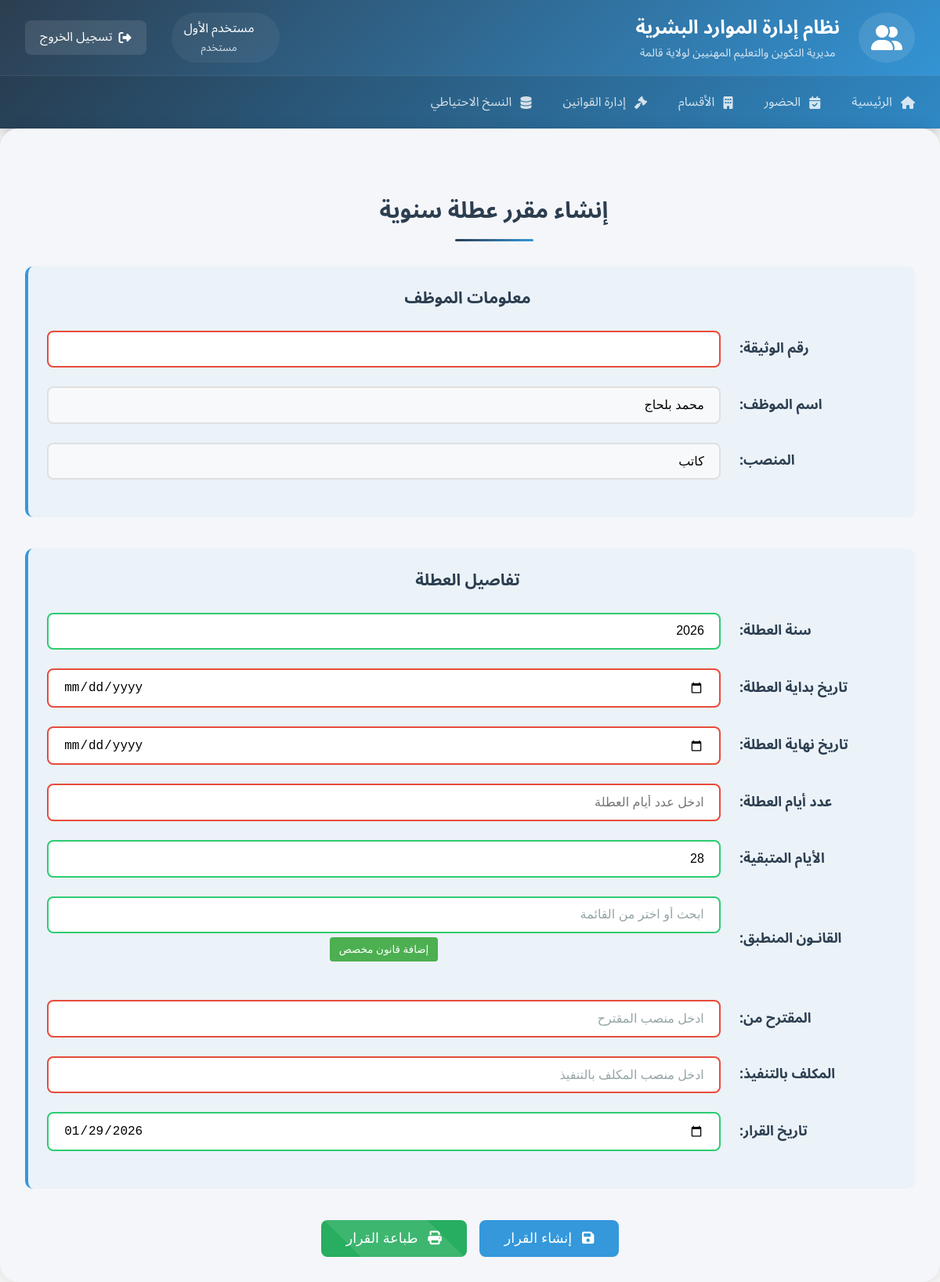
Page /vacances_annuelles.php?id=1 (signed in) on the committed database.
### tables this page shows
CREATE TABLE `employees` (
  `employee_id` int(11) NOT NULL,
  `firstname_ar` varchar(100) NOT NULL,
  `lastname_ar` varchar(100) NOT NULL,
  `firstname_en` varchar(100) NOT NULL,
  `lastname_en` varchar(100) NOT NULL,
  `father_lastname` varchar(100) DEFAULT NULL,
  `mother_firstname` varchar(100) DEFAULT NULL,
  `mother_lastname` varchar(100) DEFAULT NULL,
  `birth_date` date NOT NULL,
  `birth_place` varchar(100) NOT NULL,
  `gender` enum('male','female') NOT NULL COMMENT 'النوع',
  `bloodtype` varchar(20) NOT NULL,
  `marital_status` enum('single','married','divorced','widowed') DEFAULT NULL COMMENT 'الحالة العائلية',
  `national_id` varchar(20) NOT NULL COMMENT 'الرقم الوطني',
  `ssn` int(20) NOT NULL,
  `email` varchar(100) DEFAULT NULL,
  `phone` varchar(20) NOT NULL,
  `address` text DEFAULT NULL COMMENT 'العنوان',
  `position` varchar(50) NOT NULL COMMENT 'المنصب',
  `department_id` int(10) DEFAULT NULL,
  `first_hire_date` date NOT NULL,
  `hire_date` date NOT NULL COMMENT 'تاريخ التعيين',
  `is_active` tinyint(1) DEFAULT 1 COMMENT 'الحالة',
  `is_new_employee` tinyint(1) DEFAULT 0 COMMENT '1 if new employee, 0 otherwise',
  `vacances_remain_days` int(20) NOT NULL,
  `created_at` timestamp NOT NULL DEFAULT current_timestamp(),
  `updated_at` timestamp NOT NULL DEFAULT current_timestamp() ON UPDATE current_timestamp()
);

### vacances_annuelles.php (the view, shortened to what this page needs)
<?php
$pdo = getDBConnection();
$error = null;
$employee = null;
$docDate = date('Y-m-d');
$docNum = '';
$startDate = '';
$endDate = '';
$leaveDays = '';
$leaveYear = date('Y');
$suggest = '';
$decisionmaker= '';
$employee_id = isset($_GET['id']) ? $_GET['id'] : '';
try {
    if (is_numeric($employee_id)) {
        $stmt = $pdo->prepare("SELECT * FROM employees WHERE employee_id = ?");
    } else {
        $stmt = $pdo->prepare("SELECT * FROM employees WHERE national_id = ?");
    }
    $stmt->execute([$employee_id]);
    $employee = $stmt->fetch(PDO::FETCH_ASSOC);
} catch (PDOException $e) {
    $error = "خطأ في قاعدة البيانات: " . $e->getMessage();
}
$fullname = $employee['firstname_ar'].' '.$employee['lastname_ar'];
?>
<!DOCTYPE html>
<html lang="ar" dir="rtl">
<head>
    <link rel="stylesheet" href="CSS/deduction_decision.css">
    <link rel="stylesheet" href="CSS/style.css">
    <link rel="stylesheet" href="CSS/icons.css">
    <link rel="stylesheet" href="CSS/laws_selector.css">
</head>
<body>
    <?php include 'header.php'; ?>
    <div class="dashboard-container no-print">
        <main class="dashboard-main">
            <?php if ($error): ?>
                <div class="error-container">
                    <div class="error-card">
                        <div class="error-icon">
                            <i class="fas fa-exclamation-triangle"></i>
                        </div>
                        <h2 class="error-title">حدث خطأ</h2>
                        <p class="error-message"><?= $error ?></p>
                        <div class="error-actions">
                            <a href="list_employees.php" class="error-button">
                                <i class="fas fa-arrow-right"></i>
                                العودة إلى قائمة الموظفين
                            </a>
                            <a href="javascript:history.back()" class="error-button secondary">
                                <i class="fas fa-undo"></i>
                                العودة للخلف
                            </a>
                        </div>
                    </div>
                </div>
            <?php else: ?>
                <h1 class="dashboard-title">إنشاء مقرر عطلة سنوية</h1>
                <form method="post">
                    <div class="form-section">
                        <h3><i class="fas fa-user-tie"></i> معلومات الموظف</h3>
                        <div class="form-group">
                            <label for="docNum">رقم الوثيقة:</label>
                            <input type="text" id="docNum" name="docNum" value="<?= htmlspecialchars($docNum) ?>" required>
                        </div>
                        <div class="form-group">
                            <label>اسم الموظف:</label>
                            <input type="text" value="<?= htmlspecialchars($fullname) ?>" readonly>
                        </div>
                        <div class="form-group">
                            <label>المنصب:</label>
                            <input type="text" value="<?= htmlspecialchars($employee['position']) ?>" readonly>
                        </div>
                    </div>
                    <div class="form-section">
                        <h3><i class="fas fa-calendar-alt"></i> تفاصيل العطلة</h3>
                        <div class="form-group">
                            <label for="leaveYear">سنة العطلة:</label>
                            <input type="number" id="leaveYear" name="leaveYear" min="2020" max="2050"
                                value="<?= htmlspecialchars($leaveYear) ?>" required>
                        </div>
                        <div class="form-group">
                            <label for="startDate">تاريخ بداية العطلة:</label>
                            <input type="date" id="startDate" name="startDate"
                                value="<?= htmlspecialchars($startDate) ?>" required>
                        </div>
                        <div class="form-group">
                            <label for="endDate">تاريخ نهاية العطلة:</label>
                            <input type="date" id="endDate" name="endDate"
                                value="<?= htmlspecialchars($endDate) ?>" required>
                        </div>
                        <div class="form-group">
                            <label for="leaveDays">عدد أيام العطلة:</label>
                            <input type="number" id="leaveDays" name="leaveDays" min="1" max="365"
                                value="<?= htmlspecialchars($leaveDays) ?>" required placeholder="ادخل عدد أيام العطلة">
                        </div>
                        <div class="form-group">
                            <label for="remainingDays">الأيام المتبقية:</label>
                            <input type="number" id="remainingDays" name="remainingDays" min="0"
                                value="<?= htmlspecialchars($employee['vacances_remain_days']) ?>" required placeholder="00">
                        </div>
                        <div class="form-group">
                            <label for="law">القانـون المنطبق:</label>
                            <div class="law-select-container" data-category="annual_leave">
                                <input type="text" class="law-input-field" placeholder="ابحث أو اختر من القائمة">
                                <button type="button" class="add-law-btn">إضافة قانون مخصص</button>
                            </div>
                        </div>
                        <div class="form-group">
                            <label for="suggest">المقترح من:</label>
                            <input type="text" id="suggest" name="suggest"
                                value="<?= htmlspecialchars($suggest) ?>" required placeholder="ادخل منصب المقترح">
                        </div>
                        <div class="form-group">
                            <label for="decisionmaker">المكلف بالتنفيذ:</label>
                            <input type="text" id="decisionmaker" name="decisionmaker"
                                value="<?= htmlspecialchars($decisionmaker) ?>" required placeholder="ادخل منصب المكلف بالتنفيذ">
                        </div>
                        <div class="form-group">
                            <label for="docDate">تاريخ القرار:</label>
                            <input type="date" id="docDate" name="docDate"
                                value="<?= htmlspecialchars($docDate) ?>" required>
                        </div>
                    </div>
                    <div class="form-buttons">
                        <button type="submit">
                            <i class="fas fa-save"></i>
                            إنشاء القرار
                        </button>
                        <button type="button" onclick="window.print()" class="print-button">
                            <i class="fas fa-print"></i>
                            طباعة القرار
                        </button>
                    </div>
                </form>
            <?php endif; ?>
        </main>
    </div>
</body>
</html>

### CSS/deduction_decision.css (style rules this page uses)
body { font-family: 'Amiri', serif; text-align: center; }
.form-group { margin-bottom: 1.5rem; display: grid; grid-template-columns: 200px 1fr; align-items: center; gap: 1.5rem; }
.form-group label { font-weight: 600; color: #2c3e50; font-size: 1.1rem; text-align: left; }
.form-group input, .form-group select { padding: 0.8rem 1.2rem; border: 2px solid #e0e0e0; border-radius: 8px; font-size: 1rem; transition: all 0.3s ease; background: #fff; }
.form-group input[readonly] { background: #f8f9fa; cursor: not-allowed; }
.form-section { margin-bottom: 2.5rem; padding: 1.5rem; background: rgba(52, 152, 219, 0.05); border-radius: 10px; border-left: 4px solid #3498db; }
.form-section h3 { color: #2c3e50; margin: 0 0 1.5rem 0; font-size: 1.3rem; }
.form-buttons { display: flex; gap: 1rem; justify-content: center; margin-top: 2rem; }
button[type="submit"], button.print-button { padding: 0.8rem 2rem; border-radius: 8px; font-size: 1.1rem; border: none; cursor: pointer; transition: all 0.3s ease; display: flex; align-items: center; gap: 0.8rem; }
button[type="submit"] { background: #3498db; color: white; }
button.print-button { background: #27ae60; color: white; }
h1 { font-size: 26px; font-weight: bold; margin: 50px 0px 50px 61px; }
input[type="text"]::placeholder { color: #95a5a6; opacity: 1; }
input:invalid, select:invalid { border-color: #e74c3c; }
input:valid, select:valid { border-color: #2ecc71; }
.print-button { position: relative; overflow: hidden; }
.print-button::after { content: ""; position: absolute; top: -50%; left: -50%; width: 200%; height: 200%; background: rgba(255,255,255,0.1); transform: rotate(45deg); transition: all 0.3s ease; }

### CSS/style.css (style rules this page uses)
.fas { font-family: 'Font Awesome'; -moz-osx-font-smoothing: grayscale; -webkit-font-smoothing: antialiased; font-style: normal; font-variant: normal; text-rendering: auto; line-height: 1; }
* { margin: 0; padding: 0; box-sizing: border-box; }
body { font-family: 'Tajawal', 'Noto Sans Arabic', sans-serif; direction: rtl; background-color: #f5f5f5; line-height: 1.6; color: #333; }
:root { --primary-color: #3498db; --secondary-color: #2c3e50; --success-color: #27ae60; --info-color: #2980b9; --warning-color: #f1c40f; --danger-color: #e74c3c; --light-color: #ecf0f1; --dark-color: #34495e; --text-color: #333; --text-light: #7f8c8d; }
.dashboard-container { background: #f5f6fa; min-height: 100vh; border-radius: 24px; margin: 0 auto; box-shadow: 0 0 20px rgba(0,0,0,0.1); }
.dashboard-main { padding: 2rem; max-width: 1400px; margin: 0 auto; width: 100%; }
.dashboard-title { color: var(--secondary-color); text-align: center; margin-bottom: 2rem; font-size: 1.8rem; position: relative; padding-bottom: 1rem; }
.dashboard-title::after { content: ""; position: absolute; bottom: 0; right: 50%; transform: translateX(50%); width: 100px; height: 3px; background: linear-gradient(135deg, #2c3e50 0%, #3498db 100%); border-radius: 3px; }

### CSS/laws_selector.css (style rules this page uses)
.law-select-container { position: relative; margin-bottom: 15px; }
.law-input-field { width: 100%; padding: 8px; border: 1px solid #ddd; border-radius: 4px; font-family: 'Tajawal', sans-serif; }
.add-law-btn { background: #4CAF50; color: white; border: none; padding: 8px 12px; border-radius: 4px; cursor: pointer; margin-top: 5px; font-family: 'Tajawal', sans-serif; }

### rows in the picture
employees: firstname_ar+lastname_ar "محمد بلحاج", position "كاتب", remainingDays "28"

### other values in the picture
$_SESSION['fullname'] "مستخدم الأول"
$_SESSION['role'] "مستخدم"
